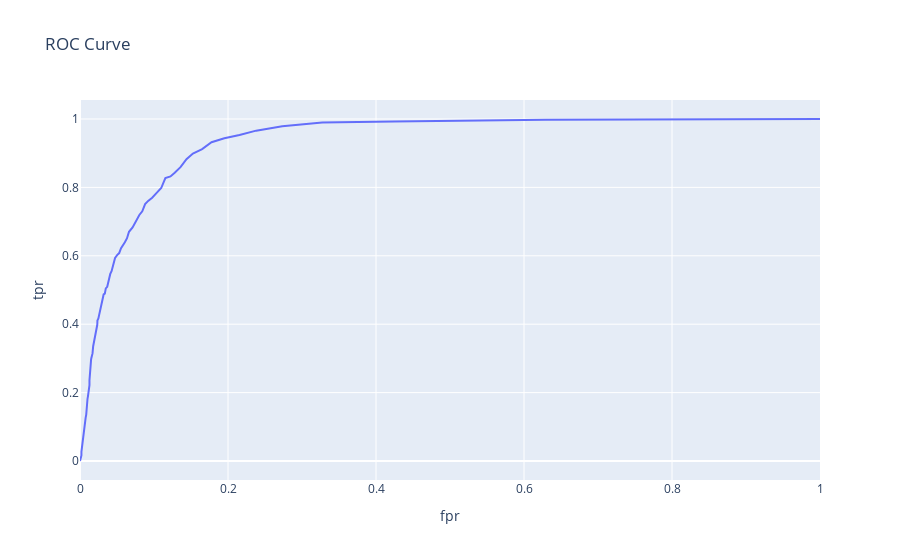

Write notebook code for a chart like this one.
### Code cell
# plot roc_curve
fig =px.line(data_frame=roc, x='fpr', y='tpr', title='ROC Curve')    
fig.show()
